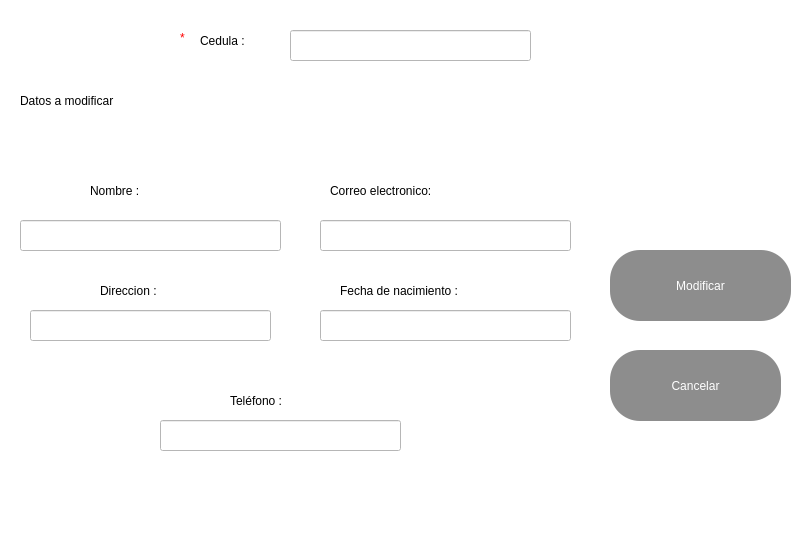
<?xml version="1.0" encoding="UTF-8"?>
<ui version="4.0">
 <class>MainWindow</class>
 <widget class="QMainWindow" name="MainWindow">
  <property name="geometry">
   <rect>
    <x>0</x>
    <y>0</y>
    <width>800</width>
    <height>535</height>
   </rect>
  </property>
  <property name="windowTitle">
   <string>MainWindow</string>
  </property>
  <property name="styleSheet">
   <string notr="true">background-color: rgb(255, 255, 255);</string>
  </property>
  <widget class="QWidget" name="centralwidget">
   <widget class="QLabel" name="label_6">
    <property name="geometry">
     <rect>
      <x>230</x>
      <y>380</y>
      <width>111</width>
      <height>41</height>
     </rect>
    </property>
    <property name="styleSheet">
     <string notr="true">font: 15pt &quot;MS Reference Sans Serif&quot;;</string>
    </property>
    <property name="text">
     <string>Teléfono :</string>
    </property>
   </widget>
   <widget class="QLabel" name="label_9">
    <property name="geometry">
     <rect>
      <x>20</x>
      <y>80</y>
      <width>241</width>
      <height>41</height>
     </rect>
    </property>
    <property name="styleSheet">
     <string notr="true">font: 15pt &quot;MS Reference Sans Serif&quot;;</string>
    </property>
    <property name="text">
     <string>Datos a modificar </string>
    </property>
   </widget>
   <widget class="QLabel" name="label_8">
    <property name="geometry">
     <rect>
      <x>20</x>
      <y>560</y>
      <width>331</width>
      <height>41</height>
     </rect>
    </property>
    <property name="styleSheet">
     <string notr="true">color: rgb(255, 0, 0);
font: 12pt &quot;MS Shell Dlg 2&quot;;</string>
    </property>
    <property name="text">
     <string>* Campos obligatorios</string>
    </property>
   </widget>
   <widget class="QLabel" name="label_4">
    <property name="geometry">
     <rect>
      <x>100</x>
      <y>270</y>
      <width>111</width>
      <height>41</height>
     </rect>
    </property>
    <property name="styleSheet">
     <string notr="true">font: 15pt &quot;MS Reference Sans Serif&quot;;</string>
    </property>
    <property name="text">
     <string>Direccion :</string>
    </property>
   </widget>
   <widget class="QLabel" name="label_5">
    <property name="geometry">
     <rect>
      <x>340</x>
      <y>270</y>
      <width>221</width>
      <height>41</height>
     </rect>
    </property>
    <property name="styleSheet">
     <string notr="true">font: 15pt &quot;MS Reference Sans Serif&quot;;</string>
    </property>
    <property name="text">
     <string>Fecha de nacimiento :</string>
    </property>
   </widget>
   <widget class="QLabel" name="label_2">
    <property name="geometry">
     <rect>
      <x>90</x>
      <y>170</y>
      <width>111</width>
      <height>41</height>
     </rect>
    </property>
    <property name="styleSheet">
     <string notr="true">font: 15pt &quot;MS Reference Sans Serif&quot;;</string>
    </property>
    <property name="text">
     <string>Nombre :</string>
    </property>
   </widget>
   <widget class="QLabel" name="label">
    <property name="geometry">
     <rect>
      <x>200</x>
      <y>20</y>
      <width>91</width>
      <height>41</height>
     </rect>
    </property>
    <property name="styleSheet">
     <string notr="true">font: 15pt &quot;MS Reference Sans Serif&quot;;</string>
    </property>
    <property name="text">
     <string>Cedula :</string>
    </property>
   </widget>
   <widget class="QLineEdit" name="lineEdit_telefono">
    <property name="geometry">
     <rect>
      <x>160</x>
      <y>420</y>
      <width>241</width>
      <height>31</height>
     </rect>
    </property>
    <property name="styleSheet">
     <string notr="true">background-color: rgb(255, 255, 255);
font: 12pt &quot;MS Shell Dlg 2&quot;;</string>
    </property>
    <property name="text">
     <string/>
    </property>
   </widget>
   <widget class="QLabel" name="label_7">
    <property name="geometry">
     <rect>
      <x>180</x>
      <y>30</y>
      <width>16</width>
      <height>16</height>
     </rect>
    </property>
    <property name="styleSheet">
     <string notr="true">color: rgb(255, 0, 0);
font: 12pt &quot;MS Shell Dlg 2&quot;;</string>
    </property>
    <property name="text">
     <string>*</string>
    </property>
   </widget>
   <widget class="QLineEdit" name="lineEdit_fecha">
    <property name="geometry">
     <rect>
      <x>320</x>
      <y>310</y>
      <width>251</width>
      <height>31</height>
     </rect>
    </property>
    <property name="styleSheet">
     <string notr="true">background-color: rgb(255, 255, 255);
font: 12pt &quot;MS Shell Dlg 2&quot;;</string>
    </property>
    <property name="text">
     <string/>
    </property>
   </widget>
   <widget class="QLineEdit" name="lineEdit_correo">
    <property name="geometry">
     <rect>
      <x>320</x>
      <y>220</y>
      <width>251</width>
      <height>31</height>
     </rect>
    </property>
    <property name="styleSheet">
     <string notr="true">background-color: rgb(255, 255, 255);
font: 12pt &quot;MS Shell Dlg 2&quot;;</string>
    </property>
    <property name="text">
     <string/>
    </property>
   </widget>
   <widget class="QPushButton" name="btn_modificar">
    <property name="geometry">
     <rect>
      <x>610</x>
      <y>250</y>
      <width>181</width>
      <height>71</height>
     </rect>
    </property>
    <property name="styleSheet">
     <string notr="true">QPushButton{
font: 90 20pt &quot;MS Shell Dlg 2&quot;;
  color:rgb(255, 255, 255);
  
	background-color: rgb(104, 127, 143);
border-radius:30px;
}
QPushButton:hover{
background-color: rgb(255, 0,0 );
	color:rgb(255, 255, 255);
}

QPushButton{

  color:rgb(255, 255, 255);
  
	
	background-color: rgb(141, 141, 141);
}
</string>
    </property>
    <property name="text">
     <string>Modificar</string>
    </property>
   </widget>
   <widget class="QLineEdit" name="lineEdit_direccion">
    <property name="geometry">
     <rect>
      <x>30</x>
      <y>310</y>
      <width>241</width>
      <height>31</height>
     </rect>
    </property>
    <property name="styleSheet">
     <string notr="true">background-color: rgb(255, 255, 255);
font: 12pt &quot;MS Shell Dlg 2&quot;;</string>
    </property>
    <property name="text">
     <string/>
    </property>
   </widget>
   <widget class="QPushButton" name="btn_cancelar">
    <property name="geometry">
     <rect>
      <x>610</x>
      <y>350</y>
      <width>171</width>
      <height>71</height>
     </rect>
    </property>
    <property name="styleSheet">
     <string notr="true">QPushButton{
font: 90 20pt &quot;MS Shell Dlg 2&quot;;
  color:rgb(255, 255, 255);
  
	background-color: rgb(104, 127, 143);
border-radius:30px;
}
QPushButton:hover{
background-color: rgb(255, 0,0 );
	color:rgb(255, 255, 255);
}

QPushButton{

  color:rgb(255, 255, 255);
  
	
	background-color: rgb(141, 141, 141);
}
</string>
    </property>
    <property name="text">
     <string>Cancelar</string>
    </property>
   </widget>
   <widget class="QLineEdit" name="lineEdit_cedula">
    <property name="geometry">
     <rect>
      <x>290</x>
      <y>30</y>
      <width>241</width>
      <height>31</height>
     </rect>
    </property>
    <property name="styleSheet">
     <string notr="true">background-color: rgb(255, 255, 255);
font: 12pt &quot;MS Shell Dlg 2&quot;;</string>
    </property>
    <property name="text">
     <string/>
    </property>
   </widget>
   <widget class="QLabel" name="label_3">
    <property name="geometry">
     <rect>
      <x>330</x>
      <y>170</y>
      <width>201</width>
      <height>41</height>
     </rect>
    </property>
    <property name="styleSheet">
     <string notr="true">font: 15pt &quot;MS Reference Sans Serif&quot;;</string>
    </property>
    <property name="text">
     <string>Correo electronico:</string>
    </property>
   </widget>
   <widget class="QLineEdit" name="lineEdit_nombre">
    <property name="geometry">
     <rect>
      <x>20</x>
      <y>220</y>
      <width>261</width>
      <height>31</height>
     </rect>
    </property>
    <property name="styleSheet">
     <string notr="true">background-color: rgb(255, 255, 255);
font: 12pt &quot;MS Shell Dlg 2&quot;;</string>
    </property>
    <property name="text">
     <string/>
    </property>
   </widget>
  </widget>
  <widget class="QMenuBar" name="menubar">
   <property name="geometry">
    <rect>
     <x>0</x>
     <y>0</y>
     <width>800</width>
     <height>21</height>
    </rect>
   </property>
  </widget>
  <widget class="QStatusBar" name="statusbar"/>
 </widget>
 <resources/>
 <connections/>
</ui>
